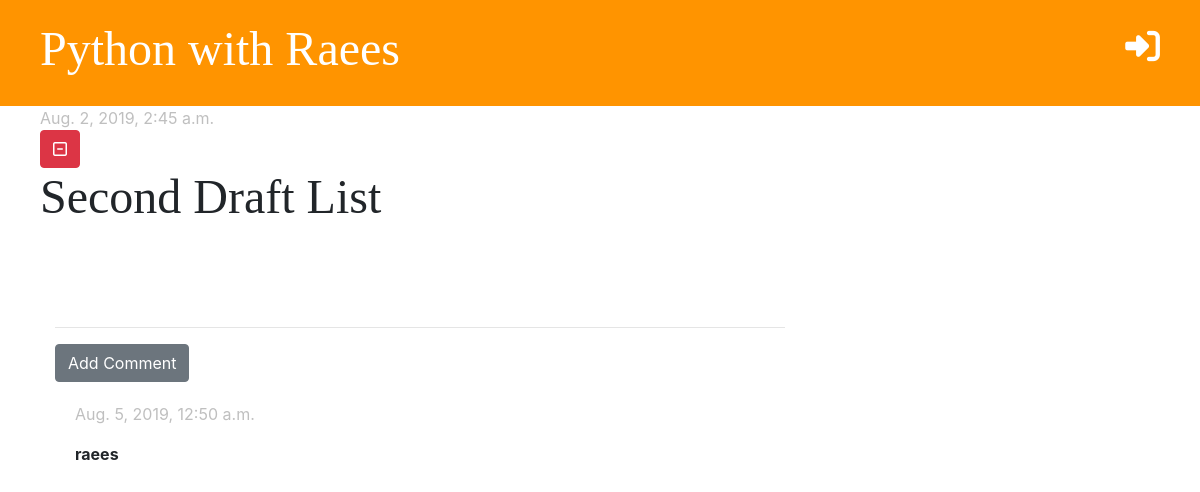
Screenshot of /post/7/ with the database file from the repository.
### blog/models.py (models this page shows, shortened)
class Post(models.Model):
    author         = models.ForeignKey('auth.User', on_delete=models.CASCADE)
    title          = models.CharField(max_length=200)
    body           = models.TextField()
    created_date   = models.DateTimeField(default=timezone.now)
    published_date = models.DateTimeField(blank=True, null=True)

class Comment(models.Model):
    post         = models.ForeignKey('blog.Post', on_delete=models.CASCADE, related_name='comments')
    author       = models.CharField(max_length=200)
    text         = models.TextField()
    created_date = models.DateTimeField(default=timezone.now)
    approved     = models.BooleanField(default=False)

### blog/views.py (the view)
# urls.py: path('post/<int:pk>/', views.post_detail, name='post_detail'),
def post_detail(request, pk):
    post = get_object_or_404(Post, pk=pk)
    stuff_for_frontend = {'post': post}
    return render(request, 'blog/post_detail.html', stuff_for_frontend)

### blog/templatetags/markdownify.py (called while the page is built)
@register.filter
def markdown(value):
    renderer = HighlightRenderer()
    markdown = mistune.Markdown(renderer=renderer)
    return markdown(value)

### blog/templates/blog/post_detail.html (shortened to what this page needs)
{% extends 'blog/base.html' %}
{% load markdownify %}
{% block content %}
    <div class="row">
        <div class="post">
            {% if post.published_date %}
            <div class="date">
                {{ post.published_date }}
            </div>
            {% else %}
            <a href="{% url 'post_publish' pk=post.pk %}"><i class="fas fa-upload fa-2x"></i></a>
            {% endif %}
            <a href="{% url 'post_delete' pk=post.pk %}" class="btn btn-danger" onclick="return confirm('Are you sure?')"><i class="far fa-minus-square"></i></a>
            <h2>{{ post.title }}</h2>
        </div>
    </div>
    <hr>
    <a href="{% url 'add_comment_to_post' pk=post.pk %}" class="btn btn-secondary">Add Comment</a><br>
    {% for comment in post.comments.all %}
       {% if user.is_authenticated or comment.approved %}
            <div class="comment">
                <div class="date">
                    <p class="date">{{ comment.created_date }}</p>
                </div>
                <strong>{{ comment.author }}</strong>
                <br><br>
            </div>
        {% endif %}
    {% empty %}
        <p>No Comments Yet....</p>
    {% endfor %}
{% endblock %}

### blog/static/css/blog.css (style rules this page uses)
h1, h2, h3, h4 { font-family: 'Permanent Marker', cursive; font-size: 48px; }
.date { color: #82828282; }
.post { margin-bottom: 70px; }
.comment { margin: 20px 0px 20px 20px; }

### rows the page displays
Post: published_date "Aug. 2, 2019, 2:45 a.m.", title "Second Draft List"
Comment: created_date "Aug. 5, 2019, 12:50 a.m.", author "raees"
